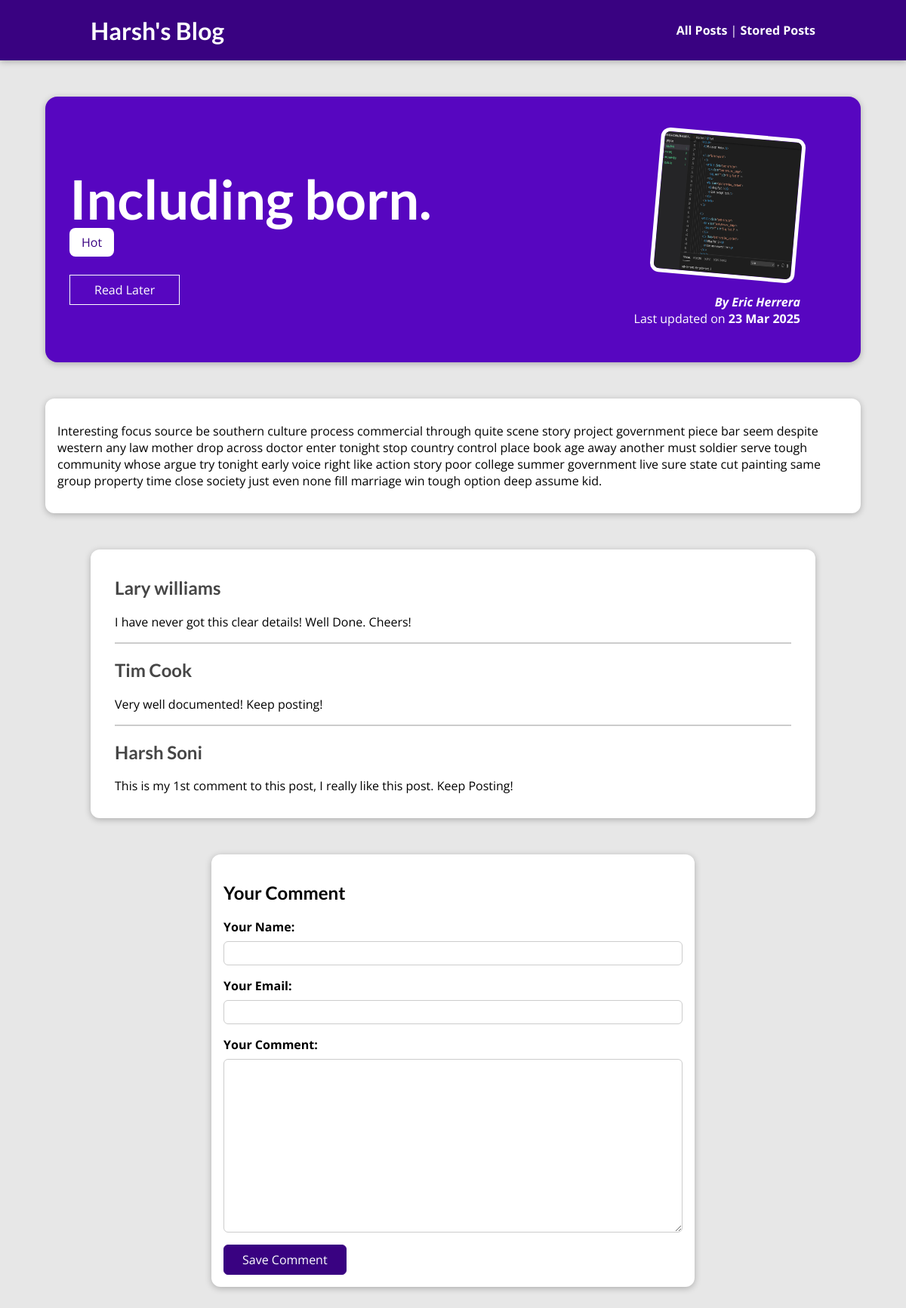
The page /posts/including-born/ on the database its author committed.
### blog/models.py (models this page shows, shortened)
class Post(models.Model):
    author = models.ForeignKey(
        Author, related_name="posts", on_delete=models.SET_NULL, null=True)
    tags = models.ManyToManyField(Tag, related_name="posts", blank=True)
    image = models.ImageField(upload_to="posts", null=True)
    title = models.CharField(max_length=125)
    excert = models.CharField(max_length=200)
    date = models.DateField(auto_now=True)
    content = models.CharField(max_length=1500)
    slug = models.SlugField(default="", editable=False,
                            null=False, db_index=True, unique=True)

class Tag(models.Model):
    caption = models.CharField(max_length=20, blank=True)

class Author(models.Model):
    first_name = models.CharField(max_length=100)
    last_name = models.CharField(max_length=100)
    email_address = models.EmailField(max_length=254)
    def __str__(self) -> str:
        return f"{self.first_name} {self.last_name}"

class Comment(models.Model):
    user_name = models.CharField(max_length=120)
    user_email = models.EmailField()
    text = models.TextField(max_length=400)
    post = models.ForeignKey(
        Post, on_delete=models.CASCADE, related_name="comments")

### blog/views.py (the view, shortened to what this page needs)
# urls.py: path('posts/<slug:slug>/', views.PostDetailView.as_view(), name="post-detail"),
class PostDetailView(View):
    def is_stored_post(self, request, post_id):
        stored_posts = request.session.get("stored_posts") #Getting the value from session
        if stored_posts is not None:
            is_saved_for_later = post_id in stored_posts
        else:
            is_saved_for_later = False
        return is_saved_for_later
    def get(self, request, slug):
        post = Post.objects.get(slug=slug)
        context = self.post_detail_context(CommentForm(), post, request)
        return render(request, "blog/post-detail.html",context)
    def post_detail_context(self, comment_form, post, request):
        context = {
            "post" : post,
            "post_tags" : post.tags.all(),
            "comment_form" : comment_form,
            "comments" : post.comments.all().order_by("-id"),
            "saved_for_later" : self.is_stored_post(request,post.id)
        }
        return context

### blog/forms.py
class CommentForm(forms.ModelForm):
    class Meta:
        model = Comment
        exclude = ["post"]
        labels = {
            "user_name" : "Your Name",
            "user_email" : "Your Email",
            "text" : "Your Comment"
        }

### blog/templates/blog/post-detail.html (shortened to what this page needs)
{% extends "base.html" %}
{% load static %}
{% block css_files %}
    <link rel="stylesheet" href="{% static "blog/post-detail.css" %}">
{% endblock css_files %}
{% block body %}
    <section id="summary">
        <h2>{{ post.title }}</h2>
        <div>
            {% for tag in post_tags %}
                <span class="tag"> {{ tag.caption }} </span>
            {% endfor %}
        </div>
        <div id="read-later">
           <form action="{% url "read-later" %}" method="POST">
              <button>
                {% if saved_for_later %}
                  Remove from "Read Later" List
                {% else %}
                  Read Later
                {% endif %}
              </button>
           </form>
        </div>
        <article>
            <img src="{{post.image.url}}" alt="{{post.title}}" />
            <address>By <a href="mailto:{{post.author.email_address}}">{{post.author}}</a></address>
            <div>
              Last updated on <time> {{post.date|date:"d M Y"}}</time>
            </div>
        </article>
    </section>
    <main>
       {{post.content|linebreaks}}
    </main>
    <section id="comments">
        <ul>
          {% for comment in comments %}
            <li>
              <h2>{{ comment.user_name }}</h2>
              <p>{{ comment.text|linebreaks }}</p>
            </li>
          {% endfor %}
        </ul>
      </section>
    <section id="comment-form">
        <h2> Your Comment </h2>
        <form action="{% url "post-detail" post.slug %}" method="POST">
            {% for form_field in comment_form %}
              <div class="form-control {% if form_field.errors %}invalid{% endif %}">
                {{ form_field.label_tag }}
                {{ form_field }}
              </div>
            {% endfor %}
            <button>Save Comment</button>
        </form>
    </section>
{% endblock body %}

### static/app.css (style rules this page uses)
* { box-sizing: border-box; }
html { font-family: 'Open Sans', 'Lato', sans-serif; }
body { margin: 0; }
h1, h2, h3 { font-family: 'Lato', sans-serif; font-weight: bold; }

### blog/static/blog/post-detail.css (style rules this page uses)
body { background-color: #e7e7e7; }
#summary { margin: 8rem auto 3rem auto; padding: 2rem; width: 90%; max-width: 90rem; border-radius: 16px; background-color: #5706c0; position: relative; box-shadow: 0 2px 8px rgba(0, 0, 0, 0.25); height: 22rem; }
#summary h2 { color: white; font-size: 4.5rem; margin-bottom: 0.25rem; }
#summary article { position: absolute; top: 2rem; right: 3rem; padding: 1rem 2rem; border-radius: 12px; text-align: right; color: white; }
#summary article img { width: 12rem; height: 12rem; border-radius: 12px; transform: rotateZ(5deg); border: 5px solid white; margin-bottom: 1rem; }
#summary address { font-weight: bold; }
#summary a { color: white; text-decoration: none; }
#summary time { font-weight: bold; }
#read-later { margin: 2rem 0; }
#read-later button { background-color: transparent; border: 1px solid white; padding: 0.5rem 2rem; font: inherit; color: white; cursor: pointer; }
main { width: 90%; max-width: 90rem; margin: 3rem auto; background-color: white; padding: 1rem; border-radius: 12px; box-shadow: 0 2px 8px rgba(0, 0, 0, 0.25); }
.tag { background-color: white; color: #390281; padding: 0.5rem 1rem; border-radius: 8px; }
#comment-form { margin: 3rem auto; width: 90%; max-width: 40rem; border-radius: 12px; background-color: white; box-shadow: 0 2px 8px rgba(0, 0, 0, 0.25); padding: 1rem; }
#comment-form button { font: inherit; background-color: #390281; color: white; border: 1px solid #390281; padding: 0.5rem 1.5rem; border-radius: 6px; cursor: pointer; }
.form-control { margin-bottom: 1rem; }
.form-control label { font-weight: bold; margin-bottom: 0.5rem; display: block; }
.form-control input, .form-control textarea { display: block; width: 100%; font: inherit; padding: 0.25rem; border-radius: 6px; border: 1px solid #ccc; }
#comments { margin: 3rem auto; width: 90%; max-width: 60rem; border-radius: 12px; background-color: white; box-shadow: 0 2px 8px rgba(0, 0, 0, 0.25); padding: 1rem 2rem; }
#comments ul { list-style: none; margin: 0; padding: 0; }
#comments li { margin-bottom: 1rem; border-bottom: 2px solid #ccc; }
#comments li:last-of-type { border-bottom: none; }
#comments h2 { color: #464646; }

### rows shown on the page
Post: title "Including born.", image (picture), author "Eric Herrera", date "23 Mar 2025", content "Interesting focus source be southern culture process commercial through quite scene story project government piece bar seem despite western any law mother drop across doctor enter tonight stop country control place book age away another must soldier serve tough community whose argue try tonight early voice right like action story poor college summer government live sure state cut painting same group property time close society just even none fill marriage win tough option deep assume kid."
Tag: caption "Hot"
Comment: user_name "Lary williams", text "I have never got this clear details! Well Done. Cheers!"
Comment: user_name "Tim Cook", text "Very well documented! Keep posting!"
Comment: user_name "Harsh Soni", text "This is my 1st comment to this post, I really like this post. Keep Posting!"
